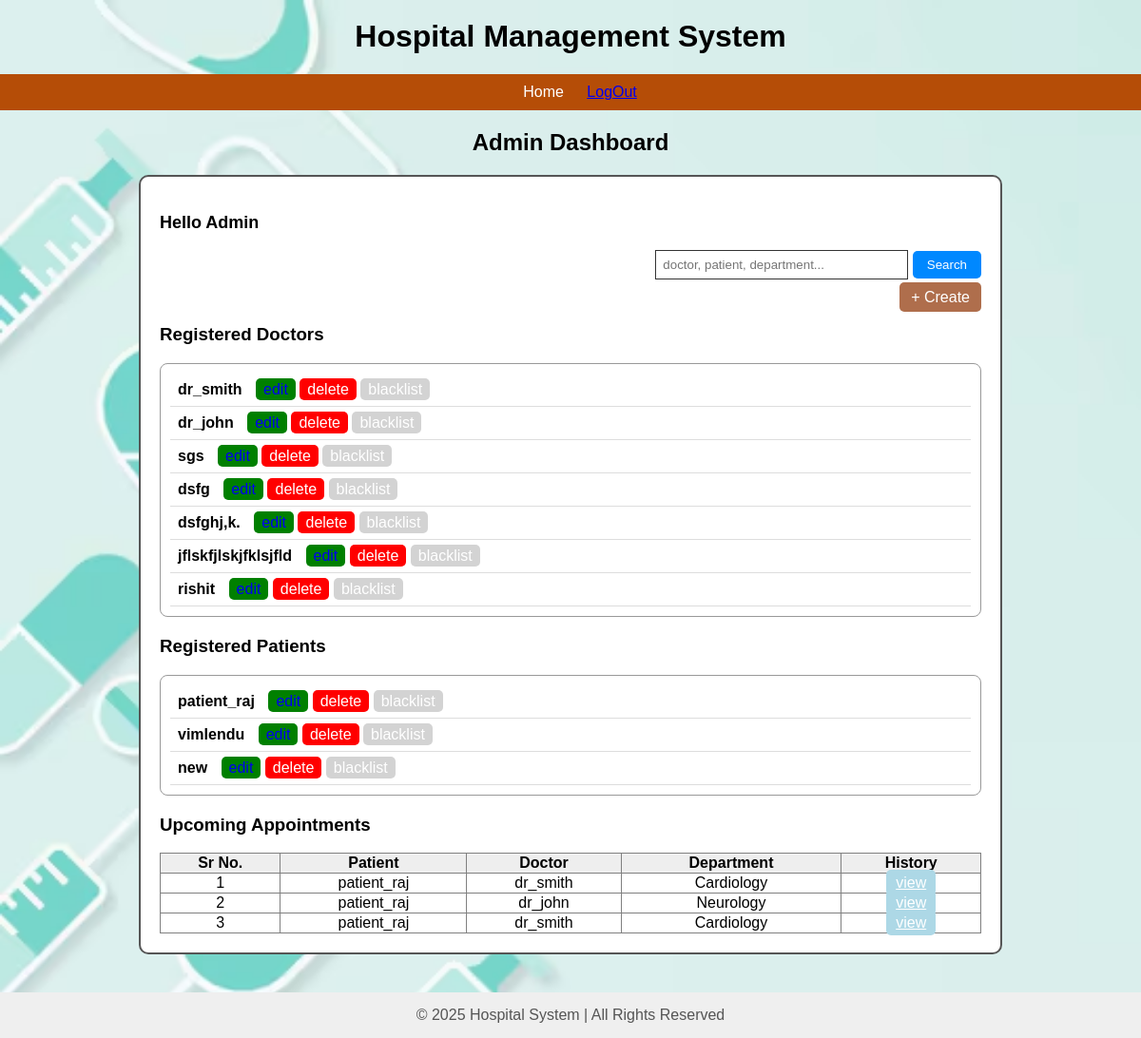
The page /admin_dash (signed in) on the database its author committed.
### app.py (models this page shows)
class User(db.Model):
    __tablename__ = 'users'
    id = db.Column(db.Integer, primary_key=True)
    user_name = db.Column(db.String(80), unique=True, nullable=False)
    email = db.Column(db.String(120), unique=True, nullable=False)
    password = db.Column(db.String(200), nullable=False)
    role = db.Column(db.String(50), nullable=False)
    created_at = db.Column(db.DateTime, default=datetime.utcnow)
    experience = db.Column(db.Integer, nullable=True)
    department_id = db.Column(db.Integer, db.ForeignKey('departments.id'), nullable=True)
    department = db.relationship("Department",back_populates="doctors")

class Appointment(db.Model):
    __tablename__ = 'appointments'
    id = db.Column(db.Integer, primary_key=True)
    date = db.Column(db.Date, nullable=False)
    time = db.Column(db.Time, nullable=False)
    patient_id = db.Column(db.Integer, db.ForeignKey('users.id'), nullable=False)
    doctor_id = db.Column(db.Integer, db.ForeignKey('users.id'), nullable=False)
    status = db.Column(db.String(50), default='Booked', nullable=False)
    treatment_id = db.Column(db.Integer, db.ForeignKey('treatments.id'), nullable=True, unique=True)

class Department(db.Model):
    __tablename__ = 'departments'
    id = db.Column(db.Integer, primary_key=True)
    name = db.Column(db.String(100), unique=True, nullable=False)
    description = db.Column(db.String(255), nullable=True)
    doctors = db.relationship("User", back_populates="department")

### app.py (the view)
@app.route('/admin_dash')
def admin_dash():
    if session.get("role") != "admin":
        return redirect(url_for('login'))
    doctors = User.query.filter_by(role="doctor").all()
    patients = User.query.filter_by(role="patient").all()
    patient = aliased(User)
    doctor = aliased(User)
    appointments = (
        db.session.query(
            Appointment.id,
            Appointment.patient_id,
            patient.user_name.label("patient_name"),
            doctor.user_name.label("doctor_name"),
            Department.name.label("department"),
            Appointment.date,
            Appointment.time
        )
        .join(patient, Appointment.patient_id == patient.id)
        .join(doctor, Appointment.doctor_id == doctor.id)
        .outerjoin(Department, doctor.department_id == Department.id)
        .all()
    )
    return render_template(
        "admin_dash.html",
        doctors=doctors,
        patients=patients,
        appointments=appointments
    )

### templates/admin_dash.html (shortened to what this page needs)
{% extends "root.html" %}
{% block content %}
<h2 style="text-align:center; margin-top:20px;">Admin Dashboard</h2>
<div style="
    width:90%;
    margin:auto;
    padding:20px;
    border:2px solid #555;
    border-radius:10px;
    background:white;
">
    <p style="font-size:18px;"><b>Hello Admin</b></p>
    <form method="GET" action="/admin_search" style="text-align:right;">
        <input type="text" name="query" placeholder="doctor, patient, department..."
               style="padding:7px; width:250px; border:1px solid #333;">
        <button type="submit" style="
            padding:7px 15px;
            background:#0088ff;
            color:white;
            border:none;
            border-radius:5px;
            cursor:pointer;">
            Search
        </button>
    </form>
    <div style="text-align:right; margin-top:10px;">
        <a href="/add_doctor"
           style="padding:7px 12px; background: #af6e4c; color:white;
                  border-radius:5px; text-decoration:none;">
            + Create
        </a>
    </div>
    <h3>Registered Doctors</h3>
    <div style="border:1px solid #999; padding:10px; border-radius:8px;">
        {% for d in doctors %}
            <div style="padding:8px; border-bottom:1px solid #ddd;">
                <b>{{ d.user_name }}</b>
                <a href="/edit_doctor/{{ d.id }}"
                   style="background:green; padding:3px 8px; margin-left:10px;
                          border-radius:5px; text-decoration:none;">edit</a>
                <a href="/delete_doctor/{{ d.id }}"
                   style="background:red; color:white; padding:3px 8px;
                          border-radius:5px; text-decoration:none;">delete</a>
                <a href="/blacklist_doctor/{{ d.id }}"
                   style="background:lightgray; color:white; padding:3px 8px;
                          border-radius:5px; text-decoration:none;">blacklist</a>
            </div>
        {% endfor %}
    </div>
    <h3 style="margin-top:20px;">Registered Patients</h3>
    <div style="border:1px solid #999; padding:10px; border-radius:8px;">
        {% for p in patients %}
            <div style="padding:8px; border-bottom:1px solid #ddd;">
                <b>{{ p.user_name }}</b>
                <a href="/edit_patient/{{ p.id }}"
                   style="background:green; padding:3px 8px; margin-left:10px;
                          border-radius:5px; text-decoration:none;">edit</a>
                <a href="/delete_patient/{{ p.id }}"
                   style="background:red; color:white; padding:3px 8px;
                          border-radius:5px; text-decoration:none;">delete</a>
                <a href="/blacklist_patient/{{ p.id }}"
                   style="background:lightgray; color:white; padding:3px 8px;
                          border-radius:5px; text-decoration:none;">blacklist</a>
            </div>
        {% endfor %}
    </div>
    <h3 style="margin-top:20px;">Upcoming Appointments</h3>
    <table border="1" width="100%" style="border-collapse:collapse; text-align:center;">
        <tr style="background:#eee;">
            <th>Sr No.</th>
            <th>Patient</th>
            <th>Doctor</th>
            <th>Department</th>
            <th>History</th>
        </tr>
        {% for a in appointments %}
        <tr>
            <td>{{ loop.index }}</td>
            <td>{{ a.patient_name }}</td>
            <td>{{ a.doctor_name }}</td>
            <td>{{ a.department }}</td>
            <td>
                <a href="/patient_history/{{ a.patient_id }}"
                   style="background:lightblue; color:white; padding:5px 10px;
                          border-radius:5px;">view</a>
            </td>
        </tr>
        {% endfor %}
    </table>
</div>
{% endblock %}

### templates/root.html (shortened to what this page needs)
<!DOCTYPE html>
<html>
<head>
</head>
<body>
    <h1>Hospital Management System</h1>
    <nav>
        <ul>
            <li><a href="/">Home</a></li>
            {% if not session %}
                <li><a href="{{ url_for('login') }}">Login</a></li>
                <li><a href="{{ url_for('signup') }}">Signup </a></li>
                <li><a href="/contact">Contact Us</a></li>
            {% elif session and session.role == 'patient' %}
                <a href="{{ url_for('signup') }}">LogOut</a>
                <a href="{{ url_for('patient_history') }}">History</a>
            {% elif session and session.role == 'admin' %}
                <a href="{{ url_for('signup') }}">LogOut</a>
            {% endif %}
        </ul>
    </nav>
    <div class="container">
        {% block content %}{% endblock %}
    </div>
    <footer>
        © 2025 Hospital System | All Rights Reserved
    </footer>
</body>
</html>

### templates/root.html (style rules this page uses)
body { font-family: Arial; margin: 0; padding: 0; background-image: url('/static/images/back_ground image1.jpg'); background-size: cover; background-repeat: no-repeat; background-attachment: fixed; }
h1 { text-align: center; margin-top: 20px; }
nav { background-color: rgb(181, 77, 7); padding: 10px 0; }
nav ul { list-style: none; text-align: center; padding: 0; margin: 0; }
nav ul li { display: inline; margin: 0 20px; }
nav ul li a { text-decoration: none; color: white; font-size: 16px; }
.container { width: 80%; margin: auto; margin-top: 20px; }
footer { margin-top: 40px; padding: 15px; background: #efefef; text-align: center; color: #555; }

### rows shown on the page
User: user_name "dr_smith"
User: user_name "dr_john"
User: user_name "sgs"
User: user_name "dsfg"
User: user_name "dsfghj,k."
User: user_name "jflskfjlskjfklsjfld"
User: user_name "rishit"
User: user_name "patient_raj"
User: user_name "vimlendu"
User: user_name "new"
Appointment: patient_name "patient_raj", doctor_name "dr_smith", department "Cardiology"
Appointment: patient_name "patient_raj", doctor_name "dr_john", department "Neurology"
Appointment: patient_name "patient_raj", doctor_name "dr_smith", department "Cardiology"
